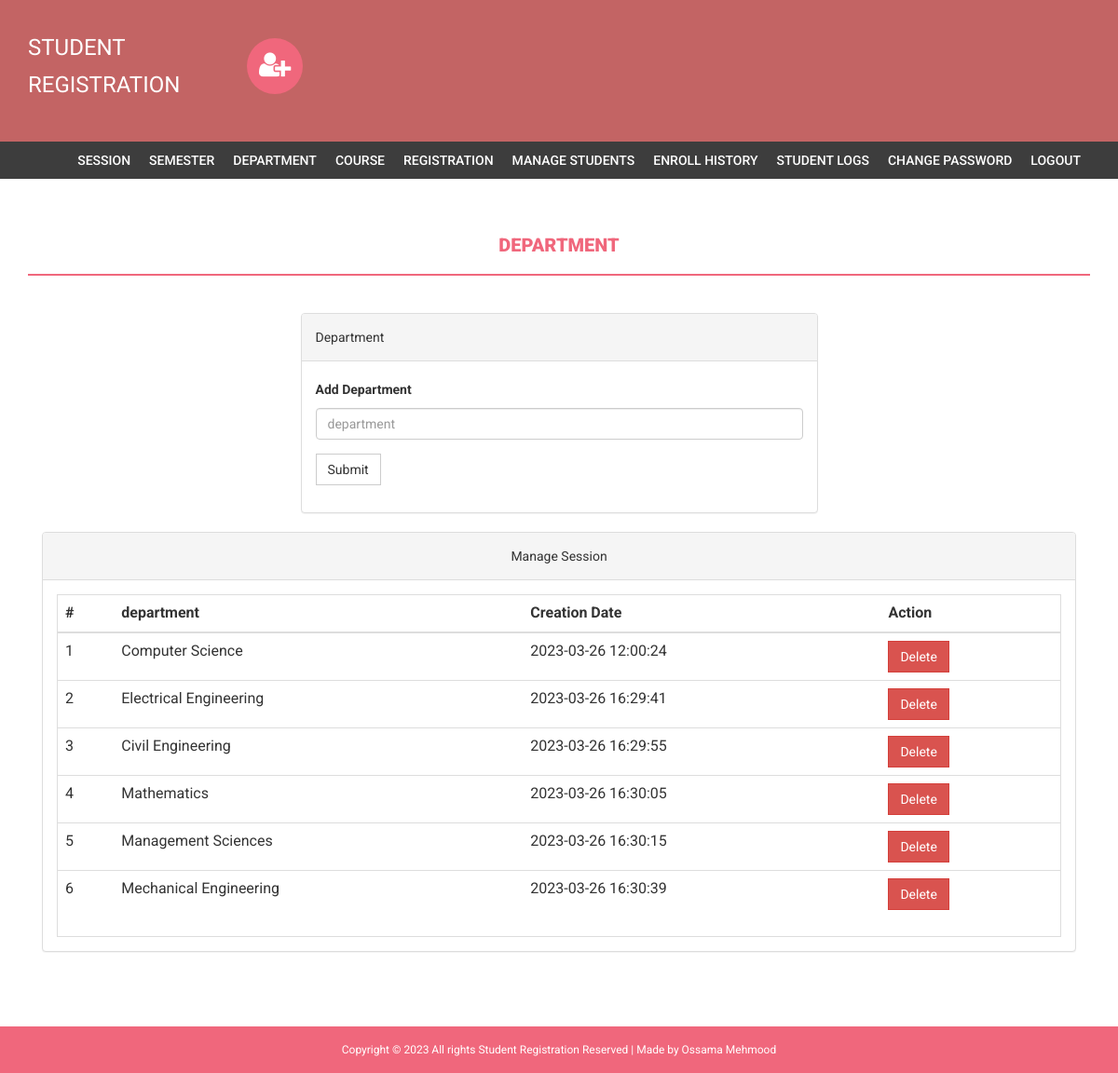
The page /admin/department.php (signed in) on the database its author committed.
### tables this page shows
CREATE TABLE `department` (
  `id` int(11) NOT NULL,
  `department` varchar(255) NOT NULL,
  `creationDate` timestamp NOT NULL DEFAULT current_timestamp()
);

### admin/department.php (the view, shortened to what this page needs)
<?php
if(strlen($_SESSION['alogin'])==0)
    {
header('location:index.php');
}
else{
?>
<!DOCTYPE html>
<html xmlns="http://www.w3.org/1999/xhtml">
<head>
    <link href="assets/css/bootstrap.css" rel="stylesheet" />
    <link href="assets/css/font-awesome.css" rel="stylesheet" />
    <link href="assets/css/style.css" rel="stylesheet" />
</head>
<body>
<?php include('includes/header.php');?>
<?php if($_SESSION['alogin']!="")
{
 include('includes/menubar.php');
}
 ?>
    <div class="content-wrapper">
        <div class="container">
              <div class="row">
                    <div class="col-md-12">
                        <h1 class="page-head-line">Department  </h1>
                    </div>
                </div>
                <div class="row" >
                  <div class="col-md-3"></div>
                    <div class="col-md-6">
                        <div class="panel panel-default">
                        <div class="panel-heading">
                           Department
                        </div>
                        <div class="panel-body">
                       <form name="dept" method="post">
   <div class="form-group">
    <label for="department">Add Department  </label>
    <input type="text" class="form-control" id="department" name="department" placeholder="department" required />
  </div>
 <button type="submit" name="submit" class="btn btn-default">Submit</button>
</form>
                            </div>
                            </div>
                    </div>
                </div>
                <div class="col-md-12">
                    <div class="panel panel-default">
                        <div class="panel-heading">
                            Manage Session
                        </div>
                        <div class="panel-body">
                            <div class="table-responsive table-bordered">
                                <table class="table">
                                    <thead>
                                        <tr>
                                            <th>#</th>
                                            <th>department</th>
                                            <th>Creation Date</th>
                                            <th>Action</th>
                                        </tr>
                                    </thead>
                                    <tbody>
<?php
$sql=mysqli_query($bd, "select * from department");
$cnt=1;
while($row=mysqli_fetch_array($sql))
{
?>
                                        <tr>
                                            <td><?php echo $cnt;?></td>
                                            <td><?php echo htmlentities($row['department']);?></td>
                                            <td><?php echo htmlentities($row['creationDate']);?></td>
                                            <td>
  <a href="department.php?id=<?php echo $row['id']?>&del=delete" onClick="return confirm('Are you sure you want to delete?')">
                                            <button class="btn btn-danger">Delete</button>
</a>
                                            </td>
                                        </tr>
<?php
$cnt++;
} ?>
                                    </tbody>
                                </table>
                            </div>
                        </div>
                    </div>
                </div>
            </div>
        </div>
  <?php include('includes/footer.php');?>
</body>
</html>
<?php } ?>

### admin/includes/header.php (shortened to what this page needs)
<div class="navbar navbar-inverse set-radius-zero">
    <div class="container">
        <div class="navbar-header">
            <a class="navbar-brand" href="#" style="color:#fff; font-size:24px; line-height:40px; ">
               STUDENT REGISTRATION
            </a>
        </div>
        <div class="left-div">
            <i class="fa fa-user-plus login-icon" ></i>
    </div>
        </div>
    </div>

### admin/includes/menubar.php
<section class="menu-section">
        <div class="container">
            <div class="row">
                <div class="col-md-12">
                    <div class="navbar-collapse collapse ">
                        <ul id="menu-top" class="nav navbar-nav navbar-right">
                            <li><a href="session.php">Session</a></li>
                            <li><a href="semester.php">Semester </a></li>
                            <li><a   href="department.php">Department</a></li>
                             <li><a href="course.php">Course</a></li>
                              <li><a href="student-registration.php">Registration</a></li>
                               <li><a href="manage-students.php">Manage Students</a></li>
                               <li><a href="enroll-history.php">Enroll History</a></li>
                               <li><a href="user-log.php">Student Logs</a></li>
                               <li><a href="change-password.php">Change Password</a></li>
                            <li><a href="logout.php">Logout</a></li>
                        </ul>
                    </div>
                </div>
            </div>
        </div>
    </section>

### admin/includes/footer.php (shortened to what this page needs)
<footer>
        <div class="container">
            <div class="row">
                <div class="col-md-12">
                    Copyright &copy; 2023 All rights Student Registration Reserved | Made by
                <span>
                    <a class="danger" href="https://ossamamehmood.github.io">Ossama Mehmood </a>
                </span>
                </div>
            </div>
        </div>
    </footer>

### admin/assets/css/style.css (style rules this page uses)
body { font-family: 'Roboto', sans-serif; line-height: 30px; }
.set-radius-zero { border-radius: 0px; -moz-border-radius: 0px; -webkit-border-radius: 0px; }
.content-wrapper { margin-top: 40px; min-height: 600px; padding-bottom: 60px; }
.page-head-line { font-weight: 900; padding-bottom: 20px; border-bottom: 2px solid #F0677C; text-transform: uppercase; color: #F0677C; font-size: 20px; margin-bottom: 40px; }
.btn { border-radius: 0px; -webkit-border-radius: 0px; -moz-border-radius: 0px; }
.login-icon { height: 60px; width: 60px; padding: 13px; border-radius: 50%; font-size: 30px; margin-bottom: 20px; color: #fff; text-align: center; cursor:pointer; background-color:#F0677C; -webkit-border-radius:50%; -moz-border-radius:50%; }
.left-div { padding-left: 30px; margin-top: 40px; margin-bottom: 30px; }
.navbar-brand { width: 250px; padding-top: 30px; }
.menu-section { background-color: #3D3D3D; }
#menu-top a { color: #FFF; text-decoration: none; font-weight: 500; padding: 10px 10px 10px 10px; text-transform: uppercase; }
.navbar-inverse { background-color: #C36464; border-color: transparent; }
.navbar { margin-bottom: 0px; }
footer { padding: 10px; color: #fff; font-size: 12px; background-color: #F0677C; }
footer a, footer a:hover { color: #fff; text-decoration: none; }

### admin/includes/footer.php (style rules this page uses)
.col-md-12 { text-align: center; }

### rows shown on the page
department: department "Computer Science", creationDate "2023-03-26 12:00:24"
department: department "Electrical Engineering", creationDate "2023-03-26 16:29:41"
department: department "Civil Engineering", creationDate "2023-03-26 16:29:55"
department: department "Mathematics", creationDate "2023-03-26 16:30:05"
department: department "Management Sciences", creationDate "2023-03-26 16:30:15"
department: department "Mechanical Engineering", creationDate "2023-03-26 16:30:39"
